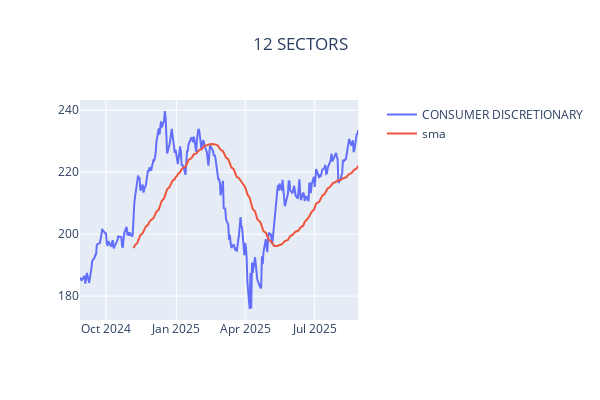
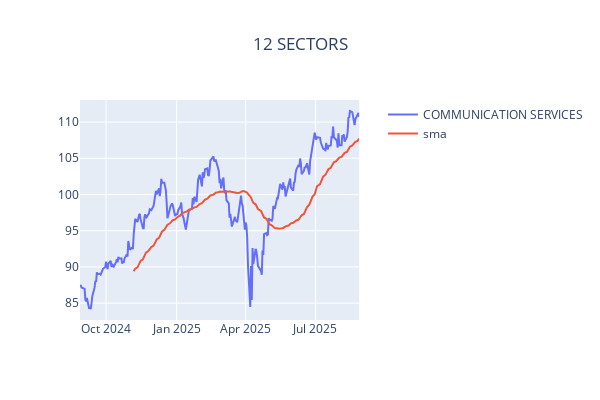
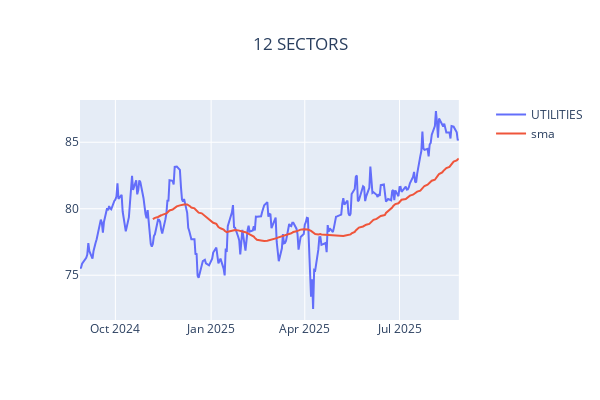
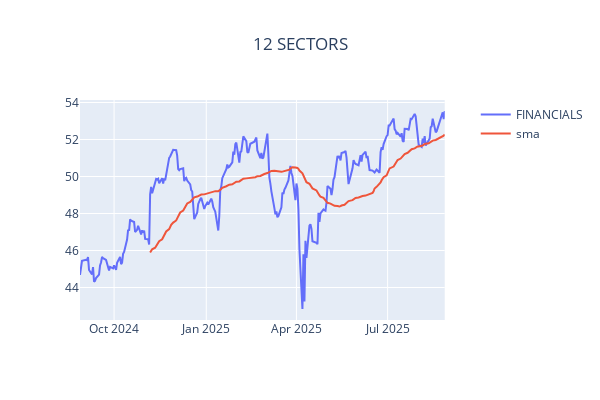

Here is the notebook cell these charts were saved with, in order:
### Markdown cell above
### Sectors

### Code cell
from yfinance_utils import list_utils
from datetime import datetime

symbols = list_utils.get_sectors()
names = list_utils.sectors
COLUMNS = ['Adj Close', 'Open','High','Low','Close','Volume']
NUMBER_OF_SECTORS = 12


top = list_utils.get_top_performers(symbols, size=NUMBER_OF_SECTORS)
_list = [i[0] for i in top]

data = yfinance.download(_list, period='1y', auto_adjust=False)
for symbol in _list:
    fig2=make_subplots(specs=[[{"secondary_y": True}]])
    fig2.update_layout(title=f"{NUMBER_OF_SECTORS} SECTORS", title_x=0.5, width=600, height=400)
    _d2 = pd.DataFrame()
    _d2 = data.loc[:,(slice(None),symbol)]
    _d2.columns = COLUMNS
    _d2['sma'] = TA.SMA(_d2, period=50)
    _d2.reset_index(inplace=True)
    fig2.add_trace(
        go.Scatter(y=_d2['Close'], x=_d2['Date'], name=names[symbol]),
        secondary_y=False
    )
    fig2.add_trace(
        go.Scatter(y=_d2['sma'], x=_d2['Date'], name=f'sma'),
        secondary_y=False
    )
    fig2.show()

today = datetime.today().strftime('%Y-%m-%d')
print("PERFORMANCE IN THE LAST 30 DAYS:")
for symbol, value in top:
    if save_to_mongo:
        file_utils.save_to_mongo({"DATE":today, "TICK":symbol, "PERFORMANCE":value, "SECTOR":names[symbol]}, "top_sector_performer")

### Figure 1 — Plotly figure (JSON) as saved in the notebook; plotly's stock layout.template omitted (floating-point values rounded to 4 significant figures; data arrays with more than 128 entries replaced by an {"elided": "..."} marker saying what was removed)
{"data": [{"name": "CONSUMER DISCRETIONARY", "type": "scatter", "x": {"elided": "250 str values"}, "xaxis": "x", "y": {"elided": "250 float values"}, "yaxis": "y"}, {"name": "sma", "type": "scatter", "x": {"elided": "250 str values"}, "xaxis": "x", "y": {"elided": "250 float values"}, "yaxis": "y"}], "layout": {"height": 400, "title": {"text": "12 SECTORS", "x": 0.5}, "width": 600, "xaxis": {"anchor": "y", "domain": [0, 0.94]}, "yaxis": {"anchor": "x", "domain": [0, 1]}, "yaxis2": {"anchor": "x", "overlaying": "y", "side": "right"}}}

### Figure 2 — Plotly figure (JSON) as saved in the notebook; plotly's stock layout.template omitted (floating-point values rounded to 4 significant figures; data arrays with more than 128 entries replaced by an {"elided": "..."} marker saying what was removed)
{"data": [{"name": "COMMUNICATION SERVICES", "type": "scatter", "x": {"elided": "250 str values"}, "xaxis": "x", "y": {"elided": "250 float values"}, "yaxis": "y"}, {"name": "sma", "type": "scatter", "x": {"elided": "250 str values"}, "xaxis": "x", "y": {"elided": "250 float values"}, "yaxis": "y"}], "layout": {"height": 400, "title": {"text": "12 SECTORS", "x": 0.5}, "width": 600, "xaxis": {"anchor": "y", "domain": [0, 0.94]}, "yaxis": {"anchor": "x", "domain": [0, 1]}, "yaxis2": {"anchor": "x", "overlaying": "y", "side": "right"}}}

### Figure 3 — Plotly figure (JSON) as saved in the notebook; plotly's stock layout.template omitted (floating-point values rounded to 4 significant figures; data arrays with more than 128 entries replaced by an {"elided": "..."} marker saying what was removed)
{"data": [{"name": "UTILITIES", "type": "scatter", "x": {"elided": "250 str values"}, "xaxis": "x", "y": {"elided": "250 float values"}, "yaxis": "y"}, {"name": "sma", "type": "scatter", "x": {"elided": "250 str values"}, "xaxis": "x", "y": {"elided": "250 float values"}, "yaxis": "y"}], "layout": {"height": 400, "title": {"text": "12 SECTORS", "x": 0.5}, "width": 600, "xaxis": {"anchor": "y", "domain": [0, 0.94]}, "yaxis": {"anchor": "x", "domain": [0, 1]}, "yaxis2": {"anchor": "x", "overlaying": "y", "side": "right"}}}

### Figure 4 — Plotly figure (JSON) as saved in the notebook; plotly's stock layout.template omitted (floating-point values rounded to 4 significant figures; data arrays with more than 128 entries replaced by an {"elided": "..."} marker saying what was removed)
{"data": [{"name": "FINANCIALS", "type": "scatter", "x": {"elided": "250 str values"}, "xaxis": "x", "y": {"elided": "250 float values"}, "yaxis": "y"}, {"name": "sma", "type": "scatter", "x": {"elided": "250 str values"}, "xaxis": "x", "y": {"elided": "250 float values"}, "yaxis": "y"}], "layout": {"height": 400, "title": {"text": "12 SECTORS", "x": 0.5}, "width": 600, "xaxis": {"anchor": "y", "domain": [0, 0.94]}, "yaxis": {"anchor": "x", "domain": [0, 1]}, "yaxis2": {"anchor": "x", "overlaying": "y", "side": "right"}}}
